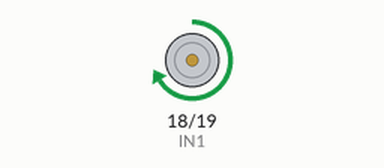
Bench run of a sketch on a simulated ESP32. On the bench: motor-driver pin pairs drawn as motors (green arrow = first pin HIGH = forward, orange = second pin HIGH = backward, longer = more drive, scaled by the enable pin).

Above: at 1.0 s.
At 2.2 s:
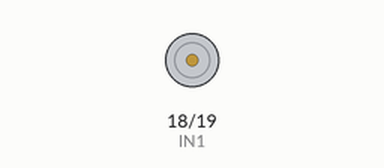
At 3.5 s:
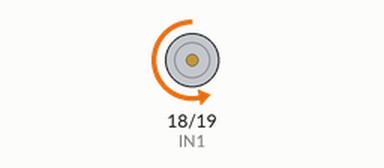
Timing chart, 0 to 6.5 s (numbered marks = the images above):
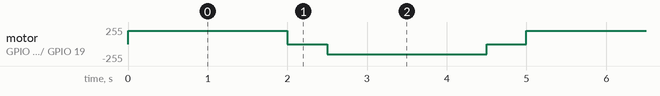

Measured:
- by itself, motor on GPIO 18 (IN1) / GPIO 19 (IN2): repeats every 5.0 s: stopped 0.50 s, backward 150/255 2.0 s, stopped 0.50 s, forward 200/255 2.0 s

The sketch:

motor_speed_pwm.ino
```cpp
// snippet: motor_speed_pwm
// tags: motor, pwm, speed, analogwrite, dc, direction, enable, h-bridge
// boards: esp32
// library: none
// description: Control DC motor speed with PWM and direction with two digital pins (generic H-bridge)
// prompts: PWM motor speed control, DC motor direction speed, H-bridge PWM analogWrite, variable speed motor control

const int EN  = 5;   // PWM enable (ENA on L298N)
const int IN1 = 18;  // direction pin (ESP32: off flash-reserved GPIO 6-11)
const int IN2 = 19;  // direction pin

void motorForward(int speed) {
  digitalWrite(IN1, HIGH);
  digitalWrite(IN2, LOW);
  analogWrite(EN, constrain(speed, 0, 255));
}

void motorBackward(int speed) {
  digitalWrite(IN1, LOW);
  digitalWrite(IN2, HIGH);
  analogWrite(EN, constrain(speed, 0, 255));
}

void motorStop() {
  digitalWrite(IN1, LOW);
  digitalWrite(IN2, LOW);
  analogWrite(EN, 0);
}

void setup() {
  pinMode(EN, OUTPUT); pinMode(IN1, OUTPUT); pinMode(IN2, OUTPUT);
}

void loop() {
  motorForward(200); delay(2000);
  motorStop();       delay(500);
  motorBackward(150); delay(2000);
  motorStop();       delay(500);
}
```
